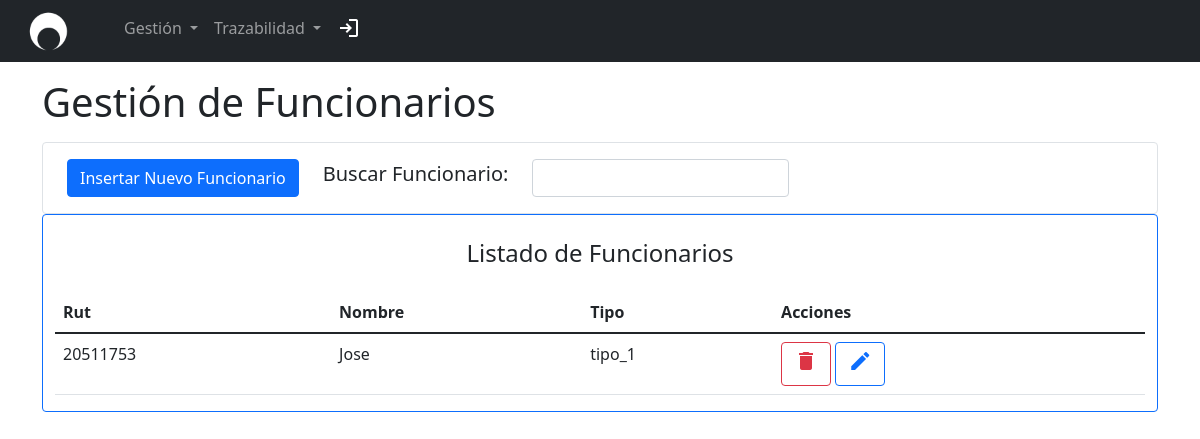
/prueba.php?p=gestion_funcionarios/gestion_funcionarios (signed in), run on an earlier commit of the app's database.
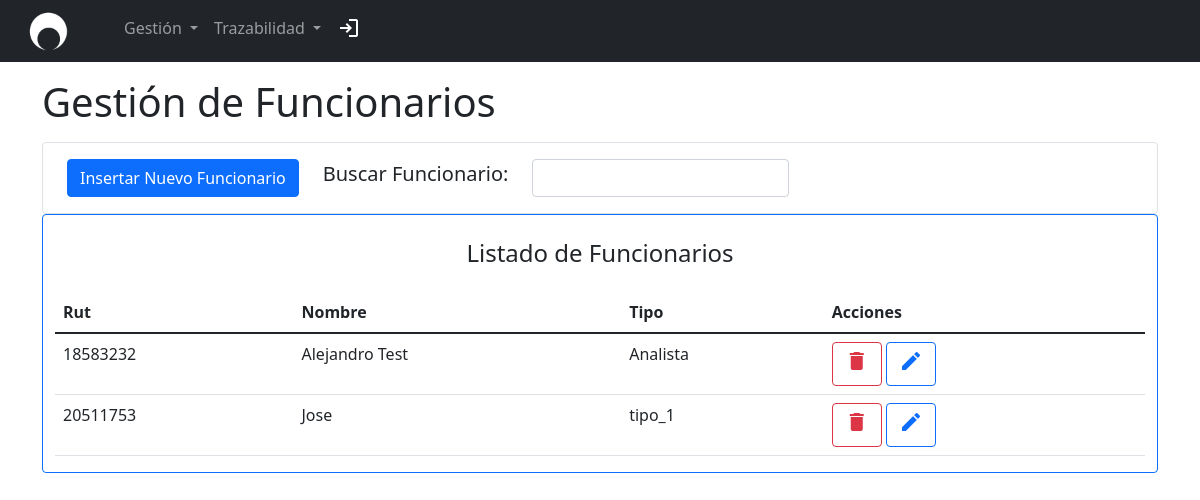
And on a later commit of the database.
### tables this page shows
CREATE TABLE `funcionarios` (
  `RUT_FUNCIONARIO` int(11) NOT NULL,
  `NOMBRE_FUNCIONARIO` varchar(30) DEFAULT NULL,
  `TIPO` varchar(30) DEFAULT NULL
);

### view/partials/gestion_funcionarios/gestion_funcionarios.php (the view, shortened to what this page needs)
<?php
require('conexion.php');
?>
<body>
    <div class="container-sm align-items-center">
        <h1 class="my-3">Gestión de Funcionarios</h1>
        <div class="container-sm d-flex align-items-center border border-primary-2 rounded py-3">
            <div class="container aling-self-center">
                <div class="row row-cols-auto d-flex align-items-center">
                    <div class="col">
                        <button type="button" class="btn btn-primary" data-bs-toggle="modal" data-bs-target="#insertarFuncionario">
                            Insertar Nuevo Funcionario
                        </button>
                    </div>
                    <div class="col">
                        <h5>Buscar Funcionario:</h5>
                    </div>
                    <div class="col">
                        <input type="text" class="form-control" aria-label="Busqueda por Parametros">
                    </div>
                </div>
            </div>
        </div>
        <div class="container-xl d-flex flex-column border border-primary rounded">
            <div class="align-self-center">
                <h4 class="my-4 ">Listado de Funcionarios</h4>
            </div>
            <div class="table-responsive caption-top overflow-auto">
                <table class="table" id="infoEquipo">
                    <thead>
                        <tr>
                            <th scope="col">Rut</th>
                            <th scope="col">Nombre</th>
                            <th scope="col">Tipo</th>
                            <th scope="col">Acciones</th>
                        </tr>
                    </thead>
                    <tbody>
                        <?php
                        $consulta = "SELECT * FROM funcionarios;";
                        $resultado = mysqli_query($conexion, $consulta);
                        while ($row = mysqli_fetch_assoc($resultado)) {
                            $rut = $row["RUT_FUNCIONARIO"];
                            $nombre = $row["NOMBRE_FUNCIONARIO"];
                            $tipo = $row["TIPO"];
                            echo "<tr>";
                            echo "<td>" . $rut . "</td>";
                            echo  "<td>" . $nombre . "</td>";
                            echo  "<td>" . $tipo . "</td>";
                            echo '<td> <button type="button" class="btn btn-outline-danger" data-bs-toggle="modal" data-bs-target="#confirmacionEliminar" data-bs-whatever="' . $rut . '" ><span class="material-icons">delete</span></button>
                            <button type="button" class="btn btn-outline-primary" data-bs-toggle="modal" data-bs-target="#modificarFuncionario" data-bs-whatever="' . $rut . '"> <span class="material-icons">edit</span> </button>';
                            echo '</tr>';
                        }
                        ?>
                    </tbody>
                </table>
            </div>
        </div>
    </div>
</body>
</html>

What changed in the data, as far as the page shows it:
added funcionarios: RUT_FUNCIONARIO "18583232", NOMBRE_FUNCIONARIO "Alejandro Test", TIPO "Analista"
